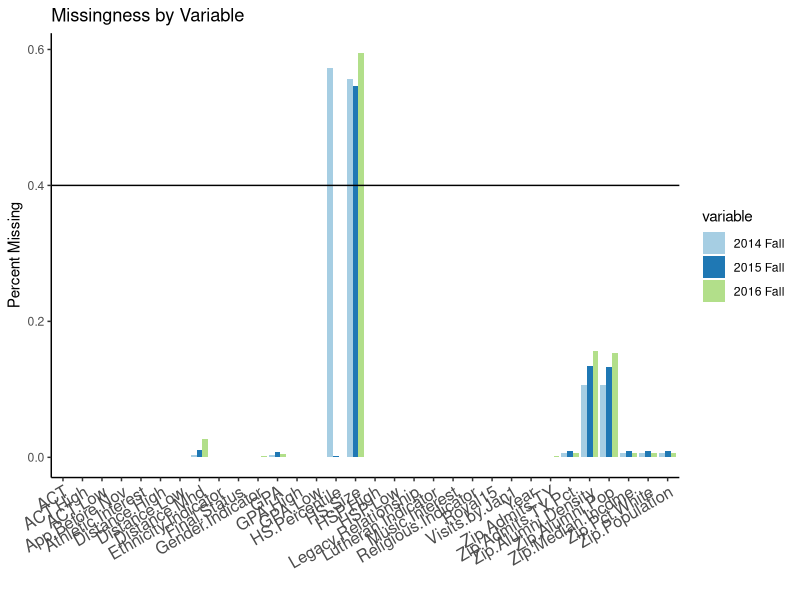

Source code (R): (Note: this script raises an error after producing the figure.)
setwd("/Users/kwalker/git_projects/yield")
data <- read.csv("min_factors.csv", stringsAsFactors=FALSE)

# helpful: http://www.ats.ucla.edu/stat/r/dae/logit.htm

library(reshape2)
library(ggplot2)
library(mice)
library(lattice)

# handle missing values
data$Year <- factor(data$Year)
missing <- data.frame(var=names(data))
for(u in levels(data$Year)) {
    subset <- data[data$Year==u, ]
    miss <- data.frame(var=names(subset))
    for(g in seq_along(data)) { miss$NAs[g] <- round(sum(is.na(subset[,g]))/length(subset[,g]),4)  }
    missing <- cbind(missing, miss$NAs)
}
colnames(missing) <- c("Variable", levels(data$Year))
missing2 <- melt(missing, id="Variable")
ggplot(missing2[missing2$variable!="2017 Fall", ], aes(Variable, value)) + geom_bar(stat="identity", position="dodge", aes(fill=variable)) +
    scale_fill_brewer(palette="Paired") + ylab("Percent Missing") + xlab("") + theme_classic() + geom_hline(yintercept=.4) + 
    theme(axis.text.x = element_text(angle=30, hjust=1, size=12)) + labs(title="Missingness by Variable")

# option 1: drop 2010-2012 + impute missing values (+ drop schol. status, hs size and total inst. gift)
# option 2: drop award status, comp. cost, first visit, gross need, group visit, hs size, ind. visit, last visit, schol. visit, scholarship status, total gift, total inst. gift and visit early (13 out of 40 vars)
# do both and compare


################################ OPTION 1
data1 <- data[data$Year %in% c("2014 Fall", "2015 Fall", "2016 Fall"), -c(17,19,26)]
data1fit <- data1[ ,c(28,3,4,7,8,11:21,23:27,30:37)] # drop dates, id, year, deposit, alumni pop

# impute missing values
tempData <- mice(data1fit, m=1, maxit=50, meth='pmm', seed=500)
summary(tempData)
densityplot(tempData)
data1fit.imp <- complete(tempData, 1)

# fix binomial issues
for(j in c(3,16)) data1fit.imp[,j] <- round(data1fit.imp[,j]*100)
data1fit.imp$Zip.Alumni.Density <- round(data1fit.imp$Zip.Alumni.Density*1000) # thousanths
data1fit.imp$Distance.Mhd <- round(data1fit.imp$Distance.Mhd)
data1fit.imp <- data1fit.imp[data1fit.imp$Final.Status!=0.5,]

# test and train sets
smp_size <- floor(0.75 * nrow(data1fit.imp))
set.seed(3333)
train_ind <- sample(seq_len(nrow(data1fit.imp)), size = smp_size)
train1 <- data1fit.imp[train_ind, ]
test1 <- data1fit.imp[-train_ind, ]

# fit model
fit1g <- glm(Final.Status ~ ., train1, family="binomial")
fit1gs <- step(fit1g, direction="both", trace=0)
coef1 <- exp(cbind(Odds.Ratio = coef(fit1gs), confint(fit1gs)))

test1$Predictions_raw <- unlist(predict(fit1gs, test1, type="response"))
test1$Predictions <- unlist(round(test1$Predictions_raw))

for(u in seq_along(test1$Predictions)){
    if(test1$Predictions[u] == test1$Final.Status[u]) { test1$Correct[u] <- "Correct" 
    } else if(test1$Predictions[u]==1) { test1$Correct[u] <- "False Positive"
    } else if(test1$Predictions[u]==0) { test1$Correct[u] <- "False Negative"
    }
}
test1$Correct <- unlist(test1$Correct)
table(test1$Correct) # 94.1% correct / power = 0.962



################################ OPTION 2
data2 <- data[ , c(1:8, 20:25, 27:39)]
data2fit <- data2[ ,c(19,3,4,7:12, 14:18,21:22)] # drop dates, id, year, deposit, alumni pop

# impute missing values
tempData <- mice(data2fit, m=1, maxit=50, meth='pmm', seed=500)
summary(tempData)
densityplot(tempData)
data2fit.imp <- complete(tempData, 1)

# fix binomial issues
for(j in c(3,9)) data2fit.imp[,j] <- round(data2fit.imp[,j]*100)
data2fit.imp$Zip.Alumni.Density <- round(data2fit.imp$Zip.Alumni.Density*1000) # thousanths
data2fit.imp$Distance.Mhd <- round(data2fit.imp$Distance.Mhd)
data2fit.imp <- data2fit.imp[data2fit.imp$Final.Status!=0.5,]

# test and train sets
smp_size <- floor(0.75 * nrow(data2fit.imp))
set.seed(3333)
train_ind <- sample(seq_len(nrow(data2fit.imp)), size = smp_size)
train2 <- data2fit.imp[train_ind, ]
test2 <- data2fit.imp[-train_ind, ]

# fit model
fit2g <- glm(Final.Status ~ ., train2, family="binomial")
fit2gs <- step(fit2g, direction="both", trace=0)
fit2gs2 <- glm(Final.Status ~ ACT + GPA + Number.Campus.Visits + Zip.Median.Income + 
                   Zip.Pct.White + Zip.Alumni.Density + Music.Interest + Athletic.Interest + 
                   Legacy.Relationship + Lutheran.Indicator, train2, family="binomial")

coef2 <- exp(cbind(Odds.Ratio = coef(fit2gs2), confint(fit2gs2)))

test2$Predictions_raw <- unlist(predict(fit2gs2, test2, type="response"))
test2$Predictions <- unlist(round(test2$Predictions_raw))
for(u in seq_along(test2$Predictions)){
    if(test2$Predictions[u] == test2$Final.Status[u]) { test2$Correct[u] <- "Correct" 
    } else if(test2$Predictions[u]==1) { test2$Correct[u] <- "False Positive"
    } else if(test2$Predictions[u]==0) { test2$Correct[u] <- "False Negative"
    }
}
test2$Correct <- unlist(test2$Correct)
table(test2$Correct) # 67.74% correct / power = .807
